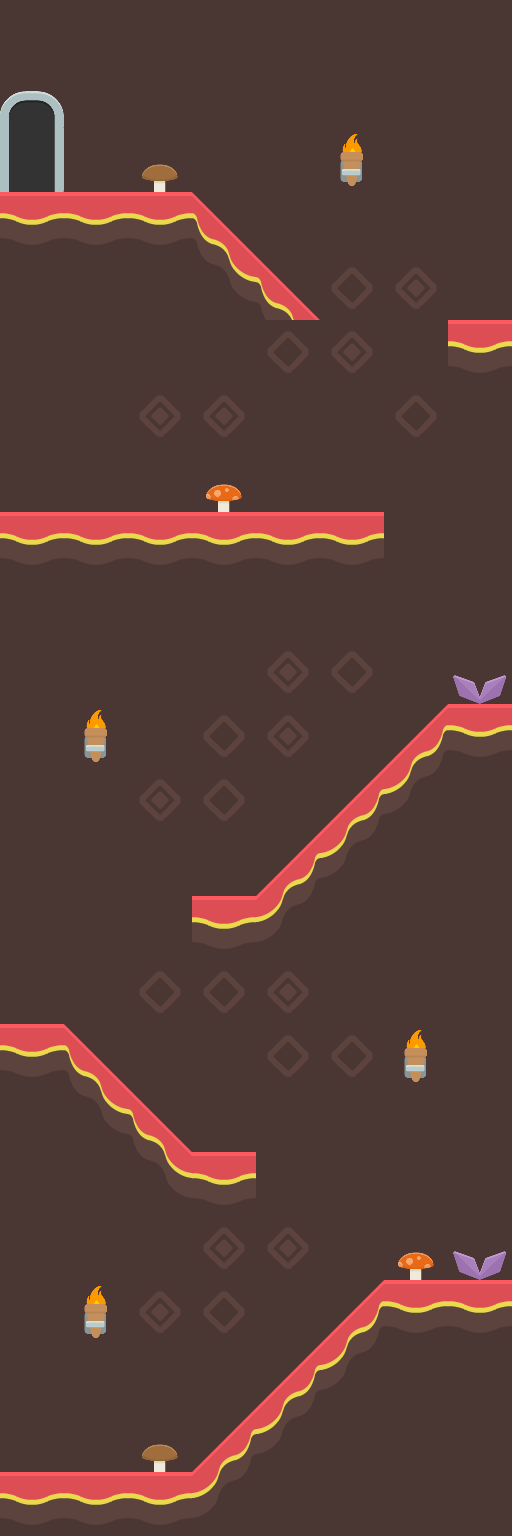

Below is a game level as drawn by its tile map, then a one-line description and the .tmx that defines it (tile-layer data replaced by summaries):
An orthogonal 8x24 tile map with 64x64 px tiles, 3 tile layers (background, platforms, foreground) and 12 objects (emojiSpawn, playerSpawn, exitRect, emojiDeathRect).

<map version="1.4" tiledversion="1.4.3" orientation="orthogonal" renderorder="right-down" width="8" height="24" tilewidth="64" tileheight="64" infinite="0" nextlayerid="5" nextobjectid="5">
 <editorsettings>
  <export format="json" />
 </editorsettings>
 <tileset firstgid="1" name="kenney-tileset" tilewidth="64" tileheight="64" spacing="2" margin="1" tilecount="374" columns="22">
  <image source="../tiles/kenney-tileset-64px-extruded.png" width="1452" height="1122" />
  <tile id="1">
   <properties>
    <property name="collides" type="bool" value="true" />
   </properties>
  </tile>
  <tile id="2">
   <properties>
    <property name="collides" type="bool" value="true" />
   </properties>
  </tile>
  <tile id="3">
   <properties>
    <property name="collides" type="bool" value="true" />
   </properties>
  </tile>
  <tile id="4">
   <properties>
    <property name="collides" type="bool" value="true" />
   </properties>
  </tile>
  <tile id="5">
   <properties>
    <property name="collides" type="bool" value="true" />
   </properties>
  </tile>
  <tile id="6">
   <properties>
    <property name="collides" type="bool" value="true" />
   </properties>
  </tile>
  <tile id="7">
   <properties>
    <property name="collides" type="bool" value="true" />
   </properties>
  </tile>
  <tile id="8">
   <properties>
    <property name="collides" type="bool" value="true" />
   </properties>
  </tile>
  <tile id="23">
   <properties>
    <property name="collides" type="bool" value="true" />
   </properties>
   <objectgroup draworder="index" id="2">
    <object id="1" x="64" y="0">
     <polygon points="0,0 0,64 -64,64" />
    </object>
   </objectgroup>
  </tile>
  <tile id="24">
   <properties>
    <property name="collides" type="bool" value="true" />
   </properties>
   <objectgroup draworder="index" id="2">
    <object id="1" x="0" y="0">
     <polygon points="0,0 64,64 0,64" />
    </object>
   </objectgroup>
  </tile>
  <tile id="25">
   <properties>
    <property name="collides" type="bool" value="true" />
   </properties>
  </tile>
  <tile id="26">
   <properties>
    <property name="collides" type="bool" value="true" />
   </properties>
  </tile>
  <tile id="27">
   <properties>
    <property name="collides" type="bool" value="true" />
   </properties>
  </tile>
  <tile id="28">
   <properties>
    <property name="collides" type="bool" value="true" />
   </properties>
  </tile>
  <tile id="29">
   <properties>
    <property name="collides" type="bool" value="true" />
   </properties>
  </tile>
  <tile id="30">
   <properties>
    <property name="collides" type="bool" value="true" />
   </properties>
  </tile>
  <tile id="45">
   <properties>
    <property name="collides" type="bool" value="true" />
   </properties>
   <objectgroup draworder="index" id="2">
    <object id="3" x="0" y="0">
     <polygon points="0,0 0,29 31,0" />
    </object>
   </objectgroup>
  </tile>
  <tile id="46">
   <properties>
    <property name="collides" type="bool" value="true" />
   </properties>
   <objectgroup draworder="index" id="2">
    <object id="3" x="64" y="0">
     <polygon points="0,0 -30,0 0,28" />
    </object>
   </objectgroup>
  </tile>
  <tile id="47">
   <properties>
    <property name="collides" type="bool" value="true" />
   </properties>
  </tile>
  <tile id="48">
   <properties>
    <property name="collides" type="bool" value="true" />
   </properties>
  </tile>
  <tile id="49">
   <properties>
    <property name="collides" type="bool" value="true" />
   </properties>
  </tile>
  <tile id="50">
   <properties>
    <property name="collides" type="bool" value="true" />
   </properties>
  </tile>
  <tile id="51">
   <properties>
    <property name="collides" type="bool" value="true" />
   </properties>
  </tile>
  <tile id="52">
   <properties>
    <property name="collides" type="bool" value="true" />
   </properties>
  </tile>
  <tile id="67">
   <properties>
    <property name="collides" type="bool" value="true" />
   </properties>
  </tile>
  <tile id="68">
   <properties>
    <property name="collides" type="bool" value="true" />
   </properties>
  </tile>
  <tile id="69">
   <properties>
    <property name="collides" type="bool" value="true" />
   </properties>
  </tile>
  <tile id="70">
   <properties>
    <property name="collides" type="bool" value="true" />
   </properties>
  </tile>
  <tile id="71">
   <properties>
    <property name="collides" type="bool" value="true" />
   </properties>
  </tile>
  <tile id="72">
   <properties>
    <property name="collides" type="bool" value="true" />
   </properties>
  </tile>
  <tile id="73">
   <properties>
    <property name="collides" type="bool" value="true" />
   </properties>
  </tile>
  <tile id="74">
   <properties>
    <property name="collides" type="bool" value="true" />
   </properties>
  </tile>
  <tile id="89">
   <properties>
    <property name="collides" type="bool" value="true" />
   </properties>
   <objectgroup draworder="index" id="2">
    <object id="2" x="64" y="0">
     <polygon points="0,0 0,64 -64,64" />
    </object>
   </objectgroup>
  </tile>
  <tile id="90">
   <properties>
    <property name="collides" type="bool" value="true" />
   </properties>
   <objectgroup draworder="index" id="2">
    <object id="3" x="0" y="0">
     <polyline points="0,0 64,64 0,64 0,0" />
    </object>
   </objectgroup>
  </tile>
  <tile id="91">
   <properties>
    <property name="collides" type="bool" value="true" />
   </properties>
  </tile>
  <tile id="92">
   <properties>
    <property name="collides" type="bool" value="true" />
   </properties>
  </tile>
  <tile id="93">
   <properties>
    <property name="collides" type="bool" value="true" />
   </properties>
  </tile>
  <tile id="94">
   <properties>
    <property name="collides" type="bool" value="true" />
   </properties>
  </tile>
  <tile id="95">
   <properties>
    <property name="collides" type="bool" value="true" />
   </properties>
  </tile>
  <tile id="96">
   <properties>
    <property name="collides" type="bool" value="true" />
   </properties>
  </tile>
  <tile id="111">
   <properties>
    <property name="collides" type="bool" value="true" />
   </properties>
   <objectgroup draworder="index" id="2">
    <object id="1" x="0" y="0">
     <polyline points="0,0 0,32 32,0 0,0" />
    </object>
   </objectgroup>
  </tile>
  <tile id="112">
   <properties>
    <property name="collides" type="bool" value="true" />
   </properties>
   <objectgroup draworder="index" id="2">
    <object id="1" x="64" y="0">
     <polyline points="0,0 0,32 -32,0 0,0" />
    </object>
   </objectgroup>
  </tile>
  <tile id="113">
   <properties>
    <property name="collides" type="bool" value="true" />
   </properties>
  </tile>
  <tile id="114">
   <properties>
    <property name="collides" type="bool" value="true" />
   </properties>
  </tile>
  <tile id="115">
   <properties>
    <property name="collides" type="bool" value="true" />
   </properties>
  </tile>
  <tile id="116">
   <properties>
    <property name="collides" type="bool" value="true" />
   </properties>
  </tile>
  <tile id="117">
   <properties>
    <property name="collides" type="bool" value="true" />
   </properties>
  </tile>
  <tile id="118">
   <properties>
    <property name="collides" type="bool" value="true" />
   </properties>
  </tile>
 </tileset>
 <layer id="1" name="background" width="8" height="24">
  <data>[192 cells, 192 non-empty, 3 distinct tile ids]</data>
 </layer>
 <layer id="2" name="platforms" width="8" height="24">
  <data>[192 cells, 38 non-empty, 5 distinct tile ids]</data>
 </layer>
 <layer id="3" name="foreground" width="8" height="24">
  <data>[192 cells, 12 non-empty, 6 distinct tile ids]</data>
 </layer>
 <objectgroup id="4" name="objectLayer">
  <object id="1" type="emojiSpawn" x="416" y="0">
   <point />
  </object>
  </objectgroup>
</map>
<!-- 3 of 12 objects omitted -->
